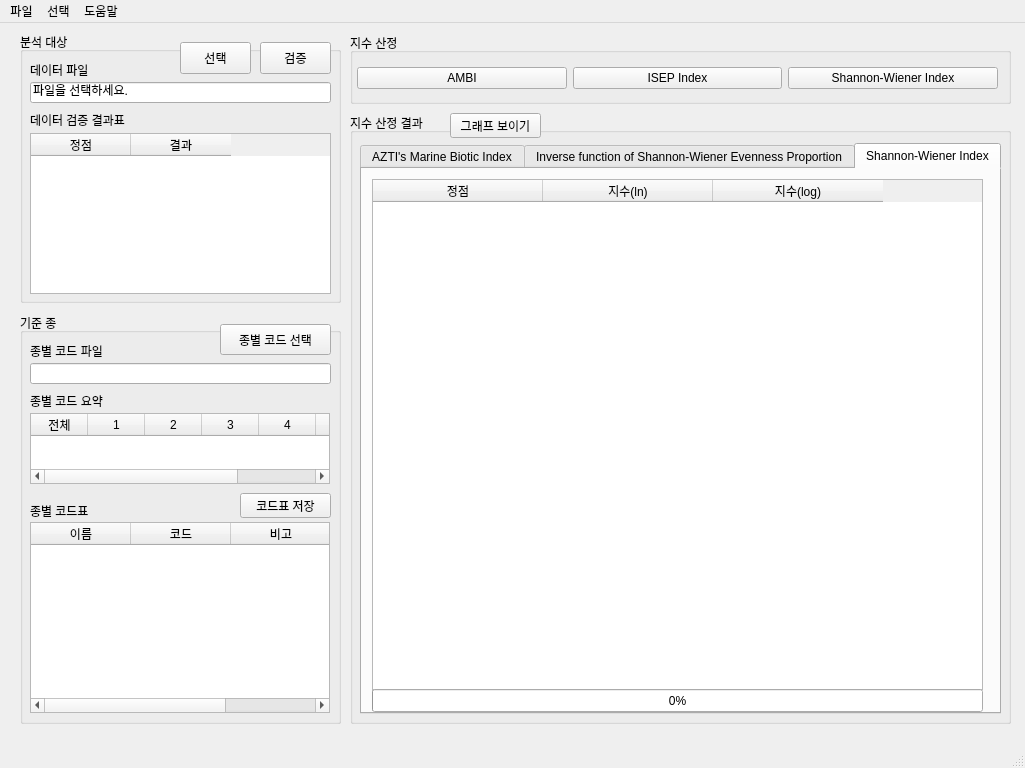
<?xml version="1.0" encoding="UTF-8"?>
<ui version="4.0">
 <class>tmh_main_window</class>
 <widget class="QMainWindow" name="tmh_main_window">
  <property name="geometry">
   <rect>
    <x>0</x>
    <y>0</y>
    <width>1025</width>
    <height>768</height>
   </rect>
  </property>
  <property name="windowTitle">
   <string>지수 산정 도구 V1.0</string>
  </property>
  <widget class="QWidget" name="tmh_central_box">
   <widget class="QGroupBox" name="tmh_standard_box">
    <property name="geometry">
     <rect>
      <x>20</x>
      <y>290</y>
      <width>321</width>
      <height>411</height>
     </rect>
    </property>
    <property name="title">
     <string>기준 종</string>
    </property>
    <widget class="QTableWidget" name="tmh_standard_box_result">
     <property name="geometry">
      <rect>
       <x>10</x>
       <y>209</y>
       <width>300</width>
       <height>191</height>
      </rect>
     </property>
     <column>
      <property name="text">
       <string>이름</string>
      </property>
     </column>
     <column>
      <property name="text">
       <string>코드</string>
      </property>
     </column>
     <column>
      <property name="text">
       <string>비고</string>
      </property>
     </column>
    </widget>
    <widget class="QLineEdit" name="tmh_standard_box_Input">
     <property name="geometry">
      <rect>
       <x>10</x>
       <y>50</y>
       <width>301</width>
       <height>21</height>
      </rect>
     </property>
     <property name="text">
      <string/>
     </property>
    </widget>
    <widget class="QLabel" name="tmh_standard_box_title1">
     <property name="geometry">
      <rect>
       <x>10</x>
       <y>30</y>
       <width>261</width>
       <height>16</height>
      </rect>
     </property>
     <property name="text">
      <string>종별 코드 파일</string>
     </property>
    </widget>
    <widget class="QLabel" name="tmh_standard_box_title2">
     <property name="geometry">
      <rect>
       <x>10</x>
       <y>80</y>
       <width>261</width>
       <height>16</height>
      </rect>
     </property>
     <property name="text">
      <string>종별 코드 요약</string>
     </property>
    </widget>
    <widget class="QTableWidget" name="tmh_standard_box_outline">
     <property name="geometry">
      <rect>
       <x>10</x>
       <y>100</y>
       <width>300</width>
       <height>71</height>
      </rect>
     </property>
     <attribute name="horizontalHeaderDefaultSectionSize">
      <number>57</number>
     </attribute>
     <column>
      <property name="text">
       <string>전체</string>
      </property>
     </column>
     <column>
      <property name="text">
       <string>1</string>
      </property>
     </column>
     <column>
      <property name="text">
       <string>2</string>
      </property>
     </column>
     <column>
      <property name="text">
       <string>3</string>
      </property>
     </column>
     <column>
      <property name="text">
       <string>4</string>
      </property>
     </column>
     <column>
      <property name="text">
       <string>5</string>
      </property>
     </column>
     <column>
      <property name="text">
       <string>미할당</string>
      </property>
     </column>
    </widget>
    <widget class="QLabel" name="tmh_standard_box_title3">
     <property name="geometry">
      <rect>
       <x>10</x>
       <y>190</y>
       <width>261</width>
       <height>16</height>
      </rect>
     </property>
     <property name="text">
      <string>종별 코드표</string>
     </property>
    </widget>
    <widget class="QPushButton" name="tmh_menu_options_type_code">
     <property name="geometry">
      <rect>
       <x>200</x>
       <y>11</y>
       <width>111</width>
       <height>31</height>
      </rect>
     </property>
     <property name="text">
      <string>종별 코드 선택</string>
     </property>
    </widget>
    <widget class="QPushButton" name="pushButton">
     <property name="geometry">
      <rect>
       <x>220</x>
       <y>180</y>
       <width>91</width>
       <height>25</height>
      </rect>
     </property>
     <property name="text">
      <string>코드표 저장</string>
     </property>
    </widget>
   </widget>
   <widget class="QGroupBox" name="tmh_validate_box">
    <property name="geometry">
     <rect>
      <x>20</x>
      <y>9</y>
      <width>321</width>
      <height>271</height>
     </rect>
    </property>
    <property name="title">
     <string>분석 대상</string>
    </property>
    <widget class="QLabel" name="tmh_validate_box_title1">
     <property name="geometry">
      <rect>
       <x>10</x>
       <y>30</y>
       <width>131</width>
       <height>16</height>
      </rect>
     </property>
     <property name="text">
      <string>데이터 파일</string>
     </property>
    </widget>
    <widget class="QPushButton" name="tmh_validate_box_validate_btn">
     <property name="geometry">
      <rect>
       <x>240</x>
       <y>10</y>
       <width>71</width>
       <height>32</height>
      </rect>
     </property>
     <property name="text">
      <string>검증</string>
     </property>
    </widget>
    <widget class="QPushButton" name="tmh_validate_box_select_btn">
     <property name="geometry">
      <rect>
       <x>160</x>
       <y>10</y>
       <width>71</width>
       <height>32</height>
      </rect>
     </property>
     <property name="text">
      <string>선택</string>
     </property>
    </widget>
    <widget class="QLineEdit" name="tmh_validate_box_input">
     <property name="geometry">
      <rect>
       <x>10</x>
       <y>50</y>
       <width>301</width>
       <height>21</height>
      </rect>
     </property>
     <property name="text">
      <string>파일을 선택하세요.</string>
     </property>
    </widget>
    <widget class="QTableWidget" name="tmh_validate_box_result">
     <property name="geometry">
      <rect>
       <x>10</x>
       <y>101</y>
       <width>301</width>
       <height>161</height>
      </rect>
     </property>
     <column>
      <property name="text">
       <string>정점</string>
      </property>
     </column>
     <column>
      <property name="text">
       <string>결과</string>
      </property>
     </column>
    </widget>
    <widget class="QLabel" name="tmh_validate_box_title2">
     <property name="geometry">
      <rect>
       <x>10</x>
       <y>80</y>
       <width>301</width>
       <height>16</height>
      </rect>
     </property>
     <property name="text">
      <string>데이터 검증 결과표</string>
     </property>
    </widget>
   </widget>
   <widget class="QGroupBox" name="tmh_select_index_box">
    <property name="geometry">
     <rect>
      <x>350</x>
      <y>10</y>
      <width>661</width>
      <height>71</height>
     </rect>
    </property>
    <property name="title">
     <string>지수 산정</string>
    </property>
    <widget class="QWidget" name="gridLayoutWidget">
     <property name="geometry">
      <rect>
       <x>7</x>
       <y>29</y>
       <width>641</width>
       <height>32</height>
      </rect>
     </property>
     <layout class="QGridLayout" name="tmh_index_tab">
      <item row="0" column="0">
       <widget class="QPushButton" name="tmh_index_AMBI">
        <property name="text">
         <string>AMBI</string>
        </property>
       </widget>
      </item>
      <item row="0" column="1">
       <widget class="QPushButton" name="tmh_index_ISEP">
        <property name="text">
         <string>ISEP Index</string>
        </property>
       </widget>
      </item>
      <item row="0" column="2">
       <widget class="QPushButton" name="tmh_index_SW">
        <property name="text">
         <string>Shannon-Wiener Index</string>
        </property>
       </widget>
      </item>
     </layout>
    </widget>
   </widget>
   <widget class="QGroupBox" name="tmh_result_box">
    <property name="geometry">
     <rect>
      <x>350</x>
      <y>90</y>
      <width>661</width>
      <height>611</height>
     </rect>
    </property>
    <property name="title">
     <string>지수 산정 결과</string>
    </property>
    <widget class="QTabWidget" name="tmh_result_tab">
     <property name="geometry">
      <rect>
       <x>10</x>
       <y>30</y>
       <width>641</width>
       <height>571</height>
      </rect>
     </property>
     <property name="font">
      <font>
       <weight>50</weight>
       <bold>false</bold>
      </font>
     </property>
     <property name="currentIndex">
      <number>2</number>
     </property>
     <widget class="QWidget" name="tmh_AZTI_tab">
      <attribute name="title">
       <string>AZTI's Marine Biotic Index</string>
      </attribute>
      <widget class="QTableWidget" name="tmh_AZTI_result">
       <property name="geometry">
        <rect>
         <x>10</x>
         <y>10</y>
         <width>800</width>
         <height>511</height>
        </rect>
       </property>
       <attribute name="horizontalHeaderDefaultSectionSize">
        <number>250</number>
       </attribute>
       <column>
        <property name="text">
         <string>정점</string>
        </property>
       </column>
       <column>
        <property name="text">
         <string>지수</string>
        </property>
       </column>
      </widget>
      <widget class="QProgressBar" name="tmh_AZTI_bar">
       <property name="geometry">
        <rect>
         <x>10</x>
         <y>520</y>
         <width>611</width>
         <height>23</height>
        </rect>
       </property>
       <property name="value">
        <number>0</number>
       </property>
      </widget>
     </widget>
     <widget class="QWidget" name="tmh_inverse_SW_tab">
      <attribute name="title">
       <string>Inverse function of Shannon-Wiener Evenness Proportion</string>
      </attribute>
      <widget class="QTableWidget" name="tmh_inverse_SW_result">
       <property name="geometry">
        <rect>
         <x>10</x>
         <y>10</y>
         <width>611</width>
         <height>511</height>
        </rect>
       </property>
       <attribute name="horizontalHeaderDefaultSectionSize">
        <number>250</number>
       </attribute>
       <column>
        <property name="text">
         <string>정점</string>
        </property>
       </column>
       <column>
        <property name="text">
         <string>지수</string>
        </property>
       </column>
      </widget>
      <widget class="QProgressBar" name="tmh_inverse_SW_bar">
       <property name="geometry">
        <rect>
         <x>10</x>
         <y>520</y>
         <width>611</width>
         <height>23</height>
        </rect>
       </property>
       <property name="value">
        <number>0</number>
       </property>
      </widget>
     </widget>
     <widget class="QWidget" name="tmh_SW_tab">
      <attribute name="title">
       <string>Shannon-Wiener Index</string>
      </attribute>
      <widget class="QTableWidget" name="tmh_SW_result">
       <property name="geometry">
        <rect>
         <x>10</x>
         <y>10</y>
         <width>611</width>
         <height>511</height>
        </rect>
       </property>
       <attribute name="horizontalHeaderCascadingSectionResizes">
        <bool>false</bool>
       </attribute>
       <attribute name="horizontalHeaderDefaultSectionSize">
        <number>170</number>
       </attribute>
       <column>
        <property name="text">
         <string>정점</string>
        </property>
       </column>
       <column>
        <property name="text">
         <string>지수(ln)</string>
        </property>
       </column>
       <column>
        <property name="text">
         <string>지수(log)</string>
        </property>
       </column>
      </widget>
      <widget class="QProgressBar" name="tmh_SW_bar">
       <property name="geometry">
        <rect>
         <x>10</x>
         <y>520</y>
         <width>611</width>
         <height>23</height>
        </rect>
       </property>
       <property name="value">
        <number>0</number>
       </property>
      </widget>
     </widget>
    </widget>
    <widget class="QPushButton" name="tmh_graph_btn">
     <property name="geometry">
      <rect>
       <x>100</x>
       <y>0</y>
       <width>91</width>
       <height>25</height>
      </rect>
     </property>
     <property name="text">
      <string>그래프 보이기</string>
     </property>
    </widget>
   </widget>
  </widget>
  <widget class="QStatusBar" name="tmh_status_bar"/>
  <widget class="QMenuBar" name="tmh_menu_bar">
   <property name="geometry">
    <rect>
     <x>0</x>
     <y>0</y>
     <width>1025</width>
     <height>28</height>
    </rect>
   </property>
   <widget class="QMenu" name="tmh_menu_file">
    <property name="title">
     <string>파일</string>
    </property>
    <addaction name="tmh_menu_file_new"/>
    <addaction name="tmh_menu_file_open"/>
    <addaction name="tmh_menu_file_recent_form"/>
    <addaction name="separator"/>
    <addaction name="tmh_menu_file_save"/>
    <addaction name="tmh_menu_file_save_as"/>
    <addaction name="tmh_menu_file_save_all"/>
    <addaction name="separator"/>
    <addaction name="tmh_menu_file_close"/>
   </widget>
   <widget class="QMenu" name="tmh_menu_options">
    <property name="title">
     <string>선택</string>
    </property>
    <addaction name="tmh_menu_options_workdir"/>
    <addaction name="separator"/>
    <addaction name="separator"/>
   </widget>
   <widget class="QMenu" name="tmh_menu_help">
    <property name="title">
     <string>도움말</string>
    </property>
    <addaction name="tmh_menu_help_help"/>
    <addaction name="separator"/>
    <addaction name="tmh_menu_help_about"/>
   </widget>
   <addaction name="tmh_menu_file"/>
   <addaction name="tmh_menu_options"/>
   <addaction name="tmh_menu_help"/>
  </widget>
  <action name="tmh_menu_help_about">
   <property name="text">
    <string>이 도구에 관하여</string>
   </property>
  </action>
  <action name="tmh_menu_options_workdir">
   <property name="text">
    <string>작업 디렉토리 선택</string>
   </property>
  </action>
  <action name="tmh_menu_file_new">
   <property name="text">
    <string>신규</string>
   </property>
  </action>
  <action name="tmh_menu_file_open">
   <property name="text">
    <string>열기</string>
   </property>
  </action>
  <action name="tmh_menu_file_recent_form">
   <property name="text">
    <string>최근 작업</string>
   </property>
  </action>
  <action name="tmh_menu_file_save">
   <property name="text">
    <string>저장</string>
   </property>
  </action>
  <action name="tmh_menu_file_save_as">
   <property name="text">
    <string>다른 이름으로 저장</string>
   </property>
  </action>
  <action name="tmh_menu_file_save_all">
   <property name="text">
    <string>전체 저장</string>
   </property>
  </action>
  <action name="action">
   <property name="text">
    <string>종별 코드 선택</string>
   </property>
  </action>
  <action name="tmh_menu_help_help">
   <property name="text">
    <string>도움말</string>
   </property>
  </action>
  <action name="tmh_menu_file_close">
   <property name="text">
    <string>닫기</string>
   </property>
  </action>
 </widget>
 <resources/>
 <connections>
  <connection>
   <sender>tmh_menu_file_new</sender>
   <signal>triggered()</signal>
   <receiver>tmh_main_window</receiver>
   <slot>tmh_new_file()</slot>
   <hints>
    <hint type="sourcelabel">
     <x>-1</x>
     <y>-1</y>
    </hint>
    <hint type="destinationlabel">
     <x>8</x>
     <y>68</y>
    </hint>
   </hints>
  </connection>
  <connection>
   <sender>tmh_menu_file_open</sender>
   <signal>triggered()</signal>
   <receiver>tmh_main_window</receiver>
   <slot>tmh_open_file()</slot>
   <hints>
    <hint type="sourcelabel">
     <x>-1</x>
     <y>-1</y>
    </hint>
    <hint type="destinationlabel">
     <x>511</x>
     <y>383</y>
    </hint>
   </hints>
  </connection>
  <connection>
   <sender>tmh_menu_file_recent_form</sender>
   <signal>triggered()</signal>
   <receiver>tmh_main_window</receiver>
   <slot>tmh_recent_file()</slot>
   <hints>
    <hint type="sourcelabel">
     <x>-1</x>
     <y>-1</y>
    </hint>
    <hint type="destinationlabel">
     <x>511</x>
     <y>383</y>
    </hint>
   </hints>
  </connection>
  <connection>
   <sender>tmh_menu_file_save</sender>
   <signal>triggered()</signal>
   <receiver>tmh_main_window</receiver>
   <slot>tmh_save_this()</slot>
   <hints>
    <hint type="sourcelabel">
     <x>-1</x>
     <y>-1</y>
    </hint>
    <hint type="destinationlabel">
     <x>511</x>
     <y>383</y>
    </hint>
   </hints>
  </connection>
  <connection>
   <sender>tmh_menu_file_save_as</sender>
   <signal>triggered()</signal>
   <receiver>tmh_main_window</receiver>
   <slot>tmh_custom_save()</slot>
   <hints>
    <hint type="sourcelabel">
     <x>-1</x>
     <y>-1</y>
    </hint>
    <hint type="destinationlabel">
     <x>511</x>
     <y>383</y>
    </hint>
   </hints>
  </connection>
  <connection>
   <sender>tmh_menu_file_save_all</sender>
   <signal>triggered()</signal>
   <receiver>tmh_main_window</receiver>
   <slot>tmh_save_all()</slot>
   <hints>
    <hint type="sourcelabel">
     <x>-1</x>
     <y>-1</y>
    </hint>
    <hint type="destinationlabel">
     <x>511</x>
     <y>383</y>
    </hint>
   </hints>
  </connection>
  <connection>
   <sender>tmh_menu_file_close</sender>
   <signal>triggered()</signal>
   <receiver>tmh_main_window</receiver>
   <slot>tmh_menu_close()</slot>
   <hints>
    <hint type="sourcelabel">
     <x>-1</x>
     <y>-1</y>
    </hint>
    <hint type="destinationlabel">
     <x>511</x>
     <y>383</y>
    </hint>
   </hints>
  </connection>
  <connection>
   <sender>tmh_menu_options_workdir</sender>
   <signal>triggered()</signal>
   <receiver>tmh_main_window</receiver>
   <slot>tmh_set_workdir()</slot>
   <hints>
    <hint type="sourcelabel">
     <x>-1</x>
     <y>-1</y>
    </hint>
    <hint type="destinationlabel">
     <x>511</x>
     <y>383</y>
    </hint>
   </hints>
  </connection>
  <connection>
   <sender>action</sender>
   <signal>triggered()</signal>
   <receiver>tmh_main_window</receiver>
   <slot>tmh_set_type_code()</slot>
   <hints>
    <hint type="sourcelabel">
     <x>-1</x>
     <y>-1</y>
    </hint>
    <hint type="destinationlabel">
     <x>511</x>
     <y>383</y>
    </hint>
   </hints>
  </connection>
  <connection>
   <sender>tmh_menu_help_help</sender>
   <signal>triggered()</signal>
   <receiver>tmh_main_window</receiver>
   <slot>tmh_open_help()</slot>
   <hints>
    <hint type="sourcelabel">
     <x>-1</x>
     <y>-1</y>
    </hint>
    <hint type="destinationlabel">
     <x>511</x>
     <y>383</y>
    </hint>
   </hints>
  </connection>
  <connection>
   <sender>tmh_menu_help_about</sender>
   <signal>triggered()</signal>
   <receiver>tmh_main_window</receiver>
   <slot>tmh_open_info()</slot>
   <hints>
    <hint type="sourcelabel">
     <x>-1</x>
     <y>-1</y>
    </hint>
    <hint type="destinationlabel">
     <x>511</x>
     <y>383</y>
    </hint>
   </hints>
  </connection>
  <connection>
   <sender>tmh_validate_box_select_btn</sender>
   <signal>clicked()</signal>
   <receiver>tmh_main_window</receiver>
   <slot>tmh_open_file()</slot>
   <hints>
    <hint type="sourcelabel">
     <x>225</x>
     <y>71</y>
    </hint>
    <hint type="destinationlabel">
     <x>511</x>
     <y>383</y>
    </hint>
   </hints>
  </connection>
  <connection>
   <sender>tmh_index_SW</sender>
   <signal>clicked()</signal>
   <receiver>tmh_main_window</receiver>
   <slot>tmh_calc_sw_index()</slot>
   <hints>
    <hint type="sourcelabel">
     <x>892</x>
     <y>82</y>
    </hint>
    <hint type="destinationlabel">
     <x>511</x>
     <y>383</y>
    </hint>
   </hints>
  </connection>
  <connection>
   <sender>tmh_index_AMBI</sender>
   <signal>clicked()</signal>
   <receiver>tmh_main_window</receiver>
   <slot>tmh_calc_ambi()</slot>
   <hints>
    <hint type="sourcelabel">
     <x>462</x>
     <y>82</y>
    </hint>
    <hint type="destinationlabel">
     <x>511</x>
     <y>383</y>
    </hint>
   </hints>
  </connection>
  <connection>
   <sender>tmh_index_ISEP</sender>
   <signal>clicked()</signal>
   <receiver>tmh_main_window</receiver>
   <slot>tmh_calc_isep()</slot>
   <hints>
    <hint type="sourcelabel">
     <x>677</x>
     <y>82</y>
    </hint>
    <hint type="destinationlabel">
     <x>511</x>
     <y>383</y>
    </hint>
   </hints>
  </connection>
  <connection>
   <sender>tmh_validate_box_validate_btn</sender>
   <signal>clicked()</signal>
   <receiver>tmh_main_window</receiver>
   <slot>tmh_check_data()</slot>
   <hints>
    <hint type="sourcelabel">
     <x>305</x>
     <y>71</y>
    </hint>
    <hint type="destinationlabel">
     <x>511</x>
     <y>383</y>
    </hint>
   </hints>
  </connection>
  <connection>
   <sender>tmh_menu_options_type_code</sender>
   <signal>clicked()</signal>
   <receiver>tmh_main_window</receiver>
   <slot>tmh_set_type_code()</slot>
   <hints>
    <hint type="sourcelabel">
     <x>282</x>
     <y>337</y>
    </hint>
    <hint type="destinationlabel">
     <x>7</x>
     <y>312</y>
    </hint>
   </hints>
  </connection>
  <connection>
   <sender>tmh_graph_btn</sender>
   <signal>clicked()</signal>
   <receiver>tmh_main_window</receiver>
   <slot>tmh_show_graph()</slot>
   <hints>
    <hint type="sourcelabel">
     <x>502</x>
     <y>126</y>
    </hint>
    <hint type="destinationlabel">
     <x>1016</x>
     <y>164</y>
    </hint>
   </hints>
  </connection>
  <connection>
   <sender>pushButton</sender>
   <signal>clicked()</signal>
   <receiver>tmh_main_window</receiver>
   <slot>tmh_save_code()</slot>
   <hints>
    <hint type="sourcelabel">
     <x>307</x>
     <y>510</y>
    </hint>
    <hint type="destinationlabel">
     <x>334</x>
     <y>736</y>
    </hint>
   </hints>
  </connection>
 </connections>
 <slots>
  <slot>tmh_new_file()</slot>
  <slot>tmh_open_file()</slot>
  <slot>tmh_recent_file()</slot>
  <slot>tmh_save_this()</slot>
  <slot>tmh_custom_save()</slot>
  <slot>tmh_save_all()</slot>
  <slot>tmh_set_workdir()</slot>
  <slot>tmh_set_type_code()</slot>
  <slot>tmh_open_help()</slot>
  <slot>tmh_open_info()</slot>
  <slot>tmh_menu_close()</slot>
  <slot>tmh_check_data()</slot>
  <slot>tmh_change_type_code()</slot>
  <slot>tmh_calc_ambi()</slot>
  <slot>tmh_calc_isep()</slot>
  <slot>tmh_calc_sw_index()</slot>
  <slot>tmh_show_graph()</slot>
  <slot>tmh_save_code()</slot>
 </slots>
</ui>
